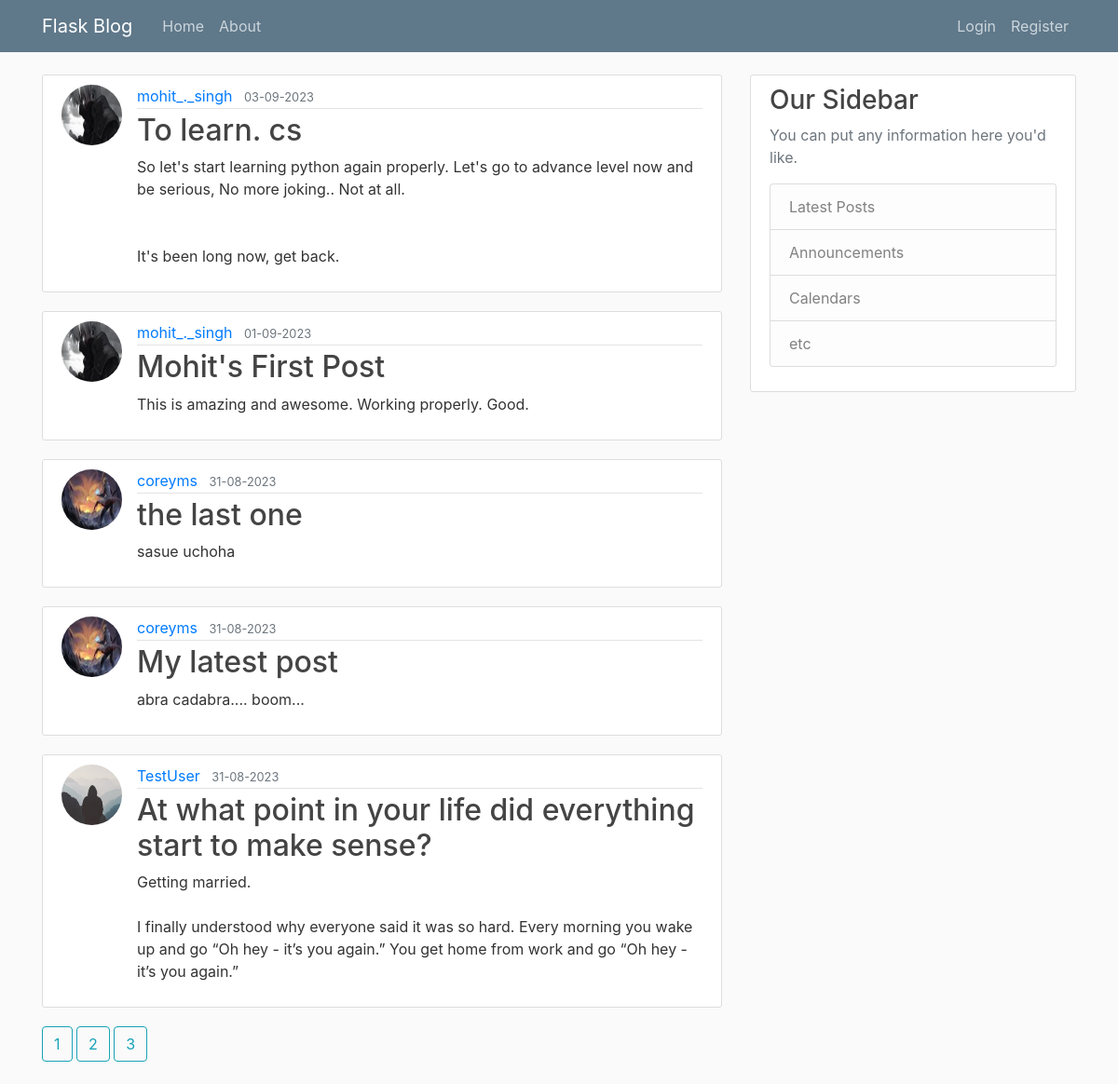
/index, run on the app's committed database.
### flaskblog/models.py (models this page shows, shortened)
class Post(db.Model):
    id = db.Column(db.Integer, primary_key=True)
    title = db.Column(db.String(100), nullable= False)
    date_posted = db.Column(db.DateTime, nullable=False, default=datetime.utcnow)
    content = db.Column(db.Text, nullable=False)
    user_id= db.Column(db.Integer, db.ForeignKey('user.id'), nullable=False)

class User(db.Model, UserMixin):
    id = db.Column(db.Integer, primary_key=True)
    username = db.Column(db.String(20), unique=True, nullable=False)
    email = db.Column(db.String(120), unique=True, nullable=False)
    image_file = db.Column(db.String(50), nullable=False, default='default.jpg')
    password = db.Column(db.String(60), nullable=False)
    posts = db.relationship('Post', backref='author', lazy=True)

### flaskblog/main/routes.py (the view)
@main.route('/')
@main.route("/index")
def index():
    page = request.args.get('page', default=1, type=int)
    posts=Post.query.order_by(Post.date_posted.desc()).paginate(page=page, per_page=5)
    return render_template('index.html',posts=posts)

### flaskblog/templates/index.html
{% extends "layout.html" %}
{% block content %}
    {% for post in posts.items %}
        <article class="media content-section">
            <img class="rounded-circle article-img" src="{{ url_for('static', filename='profile_pics/'+ post.author.image_file) }}">
            <div class="media-body">
                <div class="article-metadata">
                    <a class="mr-2" href="{{ url_for('users.user_posts', username=post.author.username) }}">{{ post.author.username }}</a>
                    <small class="text-muted">{{ post.date_posted.strftime('%d-%m-%Y') }}</small>
                </div>
                <h2><a class="article-title" href="{{ url_for('posts.post', post_id=post.id) }}">{{ post.title }}</a></h2>
                <p class="article-content">{{ post.content }}</p>
            </div>
        </article>
    {% endfor %}
    {% for page_num in posts.iter_pages(left_edge=1, right_edge=1, left_current=1, right_current=2) %}
        {% if page_num %}
            {% if posts.page_num == page_num %}
                <a class="btn btn-info mb-4" href="{{ url_for('main.index', page=page_num) }}">{{ page_num }}</a>
            {% else %}
                <a class="btn btn-outline-info mb-4" href="{{ url_for('main.index', page=page_num) }}">{{ page_num }}</a>
            {% endif %}
        {% else %}
            ...
        {% endif %}
    {% endfor %}
{% endblock content %}

### flaskblog/templates/layout.html (shortened to what this page needs)
<!DOCTYPE html>
<html>
    <head>
      <link rel="stylesheet" href="https://cdn.jsdelivr.net/npm/bootstrap@4.0.0/dist/css/bootstrap.min.css">
      <link rel="stylesheet" type="text/css" href="{{ url_for('static', filename='main.css') }}">
    </head>
    <body>
        <header class="site-header">
            <nav class="navbar navbar-expand-md navbar-dark bg-steel fixed-top">
              <div class="container">
                <a class="navbar-brand mr-4" href="/">Flask Blog</a>
                <div class="collapse navbar-collapse" id="navbarToggle">
                  <div class="navbar-nav mr-auto">
                    <a class="nav-item nav-link" href="{{ url_for('main.index') }}">Home</a>
                    <a class="nav-item nav-link" href="{{ url_for('main.about') }}">About</a>
                  </div>
                  <div class="navbar-nav">
                    {% if current_user.is_authenticated %}
                      <a class="nav-item nav-link" href="{{ url_for('posts.new_post') }}">New Post</a>
                      <a class="nav-item nav-link" href="{{ url_for('users.account') }}">Account</a>
                      <a class="nav-item nav-link" href="{{ url_for('users.logout') }}">Logout</a>
                    {% else %}
                      <a class="nav-item nav-link" href="{{ url_for('users.login') }}">Login</a>
                      <a class="nav-item nav-link" href="{{ url_for('users.register') }}">Register</a>
                    {% endif %}
                  </div>
                </div>
              </div>
            </nav>
        </header>
        <main role="main" class="container">
          <div class="row">
            <div class="col-md-8">
              {% block content %}{% endblock %}
            </div>
            <div class="col-md-4">
                <div class="content-section">
                  <h3>Our Sidebar</h3>
                  <p class='text-muted'>You can put any information here you'd like.
                    <ul class="list-group">
                      <li class="list-group-item list-group-item-light">Latest Posts</li>
                      <li class="list-group-item list-group-item-light">Announcements</li>
                      <li class="list-group-item list-group-item-light">Calendars</li>
                      <li class="list-group-item list-group-item-light">etc</li>
                    </ul>
                  </p>
                </div>
              </div>
            </div>
        </main>
    </body>
</html>

### flaskblog/static/main.css (style rules this page uses)
body { background: #fafafa; color: #333333; margin-top: 5rem; }
h1, h2, h3, h4, h5, h6 { color: #444444; }
.bg-steel { background-color: #5f788a; }
.site-header .navbar-nav .nav-link { color: #cbd5db; }
.content-section { background: #ffffff; padding: 10px 20px; border: 1px solid #dddddd; border-radius: 3px; margin-bottom: 20px; }
.article-title { color: #444444; }
.article-content { white-space: pre-line; }
.article-img { height: 65px; width: 65px; margin-right: 16px; }
.article-metadata { padding-bottom: 1px; margin-bottom: 4px; border-bottom: 1px solid #e3e3e3 }

### data on the page
Post: image_file (picture), author.username "mohit_._singh", date_posted "03-09-2023", title "To learn. cs", content "So let's start learning python again properly. Let's go to advance level now and be serious, No more joking.. Not at all. It's been long now, get back."
Post: image_file (picture), author.username "mohit_._singh", date_posted "01-09-2023", title "Mohit's First Post", content "This is amazing and awesome. Working properly. Good."
Post: image_file (picture), author.username "coreyms", date_posted "31-08-2023", title "the last one", content "sasue uchoha"
Post: image_file (picture), author.username "coreyms", date_posted "31-08-2023", title "My latest post", content "abra cadabra.... boom..."
Post: image_file (placeholder picture), author.username "TestUser", date_posted "31-08-2023", title "At what point in your life did everything start to make sense?", content "Getting married. I finally understood why everyone said it was so hard. Every morning you wake up and go “Oh hey - it’s you again.” You get home from work and go “Oh hey - it’s you again.”"

### other printed values
{{ page_num }} "1" "2" "3"
